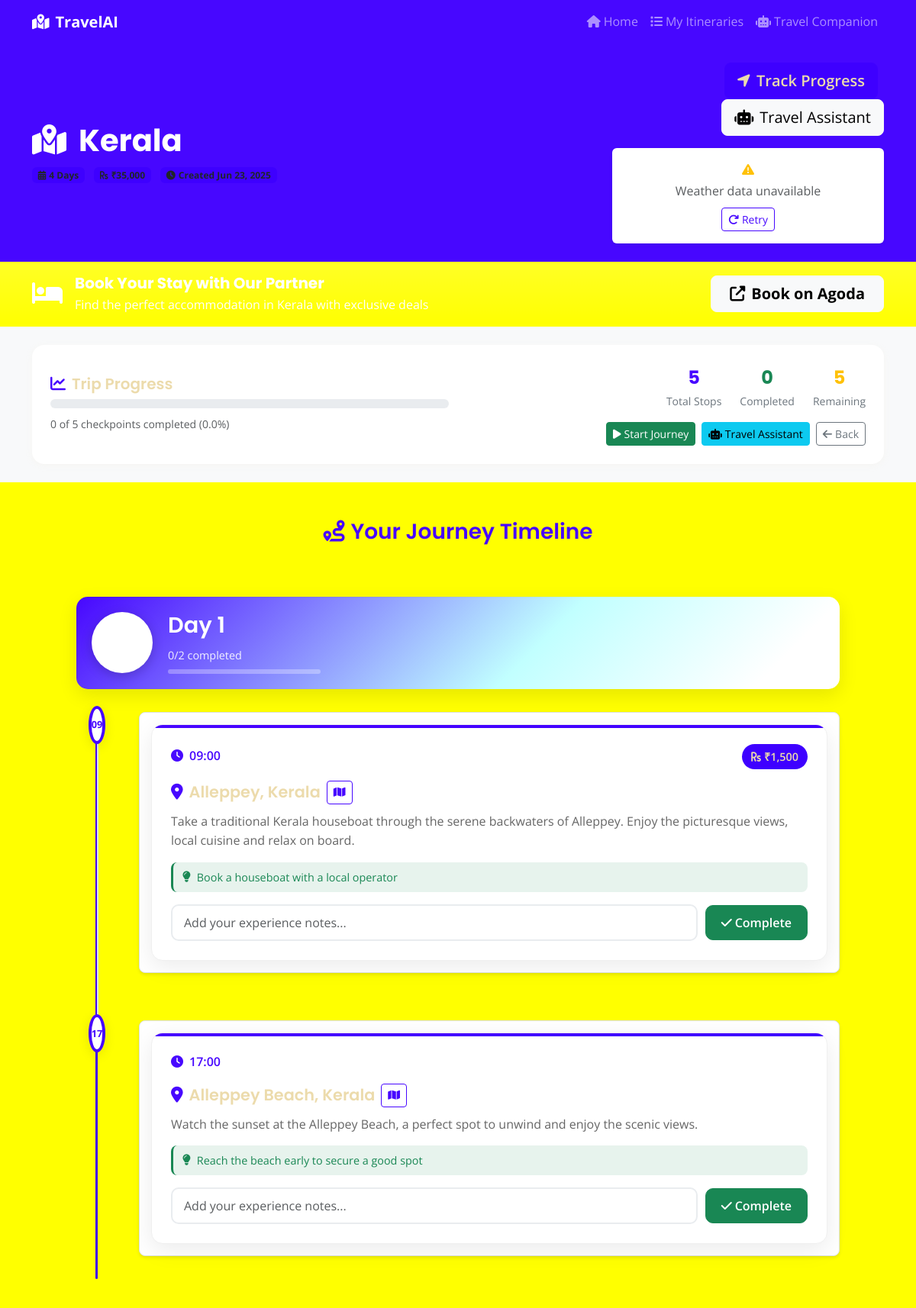
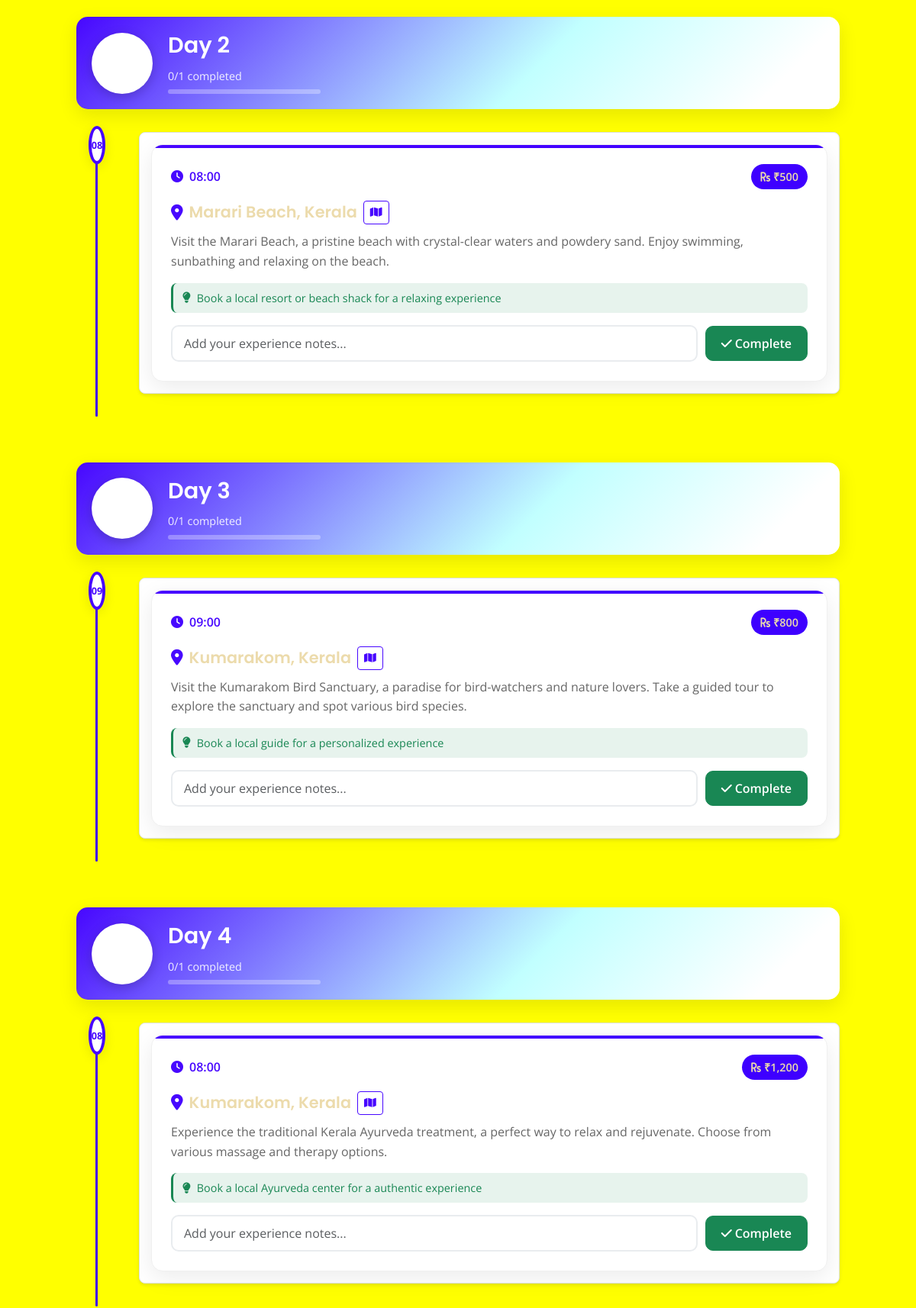
/itinerary/6 (upper part), run on the app's committed database (2 pictures, top to bottom).
### models.py (models this page shows, shortened)
class TravelItinerary(db.Model):
    id = db.Column(db.Integer, primary_key=True)
    destination = db.Column(db.String(200), nullable=False)
    duration = db.Column(db.Integer, nullable=False)  # days
    budget = db.Column(db.Float, nullable=False)
    interests = db.Column(db.Text)  # JSON string of interests
    itinerary_data = db.Column(db.Text)  # JSON string of generated itinerary
    created_at = db.Column(db.DateTime, default=datetime.utcnow)
    checkpoints = db.relationship('Checkpoint', backref='itinerary', lazy=True, cascade='all, delete-orphan')
    def get_itinerary_data(self):
        if self.itinerary_data:
            return json.loads(self.itinerary_data)
        return {}

class Checkpoint(db.Model):
    id = db.Column(db.Integer, primary_key=True)
    itinerary_id = db.Column(db.Integer, db.ForeignKey('travel_itinerary.id'), nullable=False)
    day = db.Column(db.Integer, nullable=False)
    time = db.Column(db.String(10), nullable=False)  # HH:MM format
    location = db.Column(db.String(200), nullable=False)
    activity = db.Column(db.Text, nullable=False)
    estimated_cost = db.Column(db.Float, default=0.0)
    is_completed = db.Column(db.Boolean, default=False)
    completed_at = db.Column(db.DateTime)
    notes = db.Column(db.Text)

### routes.py (the view)
@app.route('/itinerary/<int:itinerary_id>')
def view_itinerary(itinerary_id):
    itinerary = TravelItinerary.query.get_or_404(itinerary_id)
    checkpoints = Checkpoint.query.filter_by(itinerary_id=itinerary_id).order_by(Checkpoint.day, Checkpoint.time).all()
    days_data = {}
    for checkpoint in checkpoints:
        if checkpoint.day not in days_data:
            days_data[checkpoint.day] = []
        days_data[checkpoint.day].append(checkpoint)
    total_checkpoints = len(checkpoints)
    completed_checkpoints = len([c for c in checkpoints if c.is_completed])
    progress_percentage = (completed_checkpoints / total_checkpoints * 100) if total_checkpoints > 0 else 0
    return render_template('itinerary.html',
                         itinerary=itinerary,
                         days_data=days_data,
                         progress_percentage=progress_percentage,
                         total_checkpoints=total_checkpoints,
                         completed_checkpoints=completed_checkpoints)

### templates/itinerary.html (shortened to what this page needs)
{% extends "base.html" %}
{% block content %}
<section class="py-4 bg-primary text-white">
    <div class="container">
        <div class="row align-items-center">
            <div class="col-md-8">
                <h1 class="display-6 fw-bold mb-2">
                    <i class="fas fa-map-marked-alt me-3"></i>{{ itinerary.destination }}
                </h1>
                <div class="itinerary-meta">
                    <span class="badge bg-accent text-dark me-2">
                        <i class="fas fa-calendar-alt me-1"></i>{{ itinerary.duration }} Days
                    </span>
                    <span class="badge bg-accent text-dark me-2">
                        <i class="fas fa-rupee-sign me-1"></i>₹{{ "{:,.0f}".format(itinerary.budget) }}
                    </span>
                    <span class="badge bg-accent text-dark">
                        <i class="fas fa-clock me-1"></i>Created {{ itinerary.created_at.strftime('%b %d, %Y') }}
                    </span>
                </div>
            </div>
            <div class="col-md-4 text-md-end">
                <a href="{{ url_for('tracking', itinerary_id=itinerary.id) }}" class="btn btn-accent btn-lg me-2">
                    <i class="fas fa-location-arrow me-2"></i>Track Progress
                </a>
                <a href="/chatbot/{{ itinerary.id }}" class="btn btn-light btn-lg">
                    <i class="fas fa-robot me-2"></i>Travel Assistant
                </a>
                <div id="react-weather" data-destination="{{ itinerary.destination }}" class="mt-3">
                </div>
            </div>
        </div>
    </div>
</section>
<section class="py-3 bg-gradient" style="background: linear-gradient(135deg, #FF6B6B, #FF8E53);">
    <div class="container">
        <div class="row align-items-center">
            <div class="col-md-8">
                <div class="d-flex align-items-center">
                    <div class="booking-icon me-3">
                        <i class="fas fa-bed text-white" style="font-size: 2rem;"></i>
                    </div>
                    <div>
                        <h5 class="text-white mb-1 fw-bold">Book Your Stay with Our Partner</h5>
                        <p class="text-white mb-0 opacity-90">Find the perfect accommodation in {{ itinerary.destination }} with exclusive deals</p>
                    </div>
                </div>
            </div>
            <div class="col-md-4 text-md-end mt-3 mt-md-0">
                <a href="#"
                   onclick="bookWithAgoda('{{ itinerary.destination }}', '{{ itinerary.duration }}')"
                   class="btn btn-light btn-lg fw-bold px-4">
                    <i class="fas fa-external-link-alt me-2"></i>Book on Agoda
                </a>
            </div>
        </div>
    </div>
</section>
<section class="py-4 bg-light">
    <div class="container">
        <div class="row">
            <div class="col-12">
                <div class="progress-card">
                    <div class="row align-items-center">
                        <div class="col-md-6">
                            <h5 class="mb-2"><i class="fas fa-chart-line me-2 text-primary"></i>Trip Progress</h5>
                            <div class="progress progress-lg mb-2">
                            </div>
                            <small class="text-muted">
                                {{ completed_checkpoints }} of {{ total_checkpoints }} checkpoints completed ({{ "%.1f"|format(progress_percentage) }}%)
                            </small>
                        </div>
                        <div class="col-md-6 text-md-end">
                            <div class="stats-grid">
                                <div class="stat-item">
                                    <div class="stat-number text-primary">{{ total_checkpoints }}</div>
                                    <div class="stat-label">Total Stops</div>
                                </div>
                                <div class="stat-item">
                                    <div class="stat-number text-success">{{ completed_checkpoints }}</div>
                                    <div class="stat-label">Completed</div>
                                </div>
                                <div class="stat-item">
                                    <div class="stat-number text-warning">{{ total_checkpoints - completed_checkpoints }}</div>
                                    <div class="stat-label">Remaining</div>
                                </div>
                            </div>
                            <div class="d-flex gap-2 mt-3 justify-content-md-end">
                                <a href="{{ url_for('tracking', itinerary_id=itinerary.id) }}" class="btn btn-success btn-sm">
                                    <i class="fas fa-play me-1"></i>Start Journey
                                </a>
                                <a href="{{ url_for('chatbot', itinerary_id=itinerary.id) }}" class="btn btn-info btn-sm">
                                    <i class="fas fa-robot me-1"></i>Travel Assistant
                                </a>
                                <a href="{{ url_for('my_itineraries') }}" class="btn btn-outline-secondary btn-sm">
                                    <i class="fas fa-arrow-left me-1"></i>Back
                                </a>
                            </div>
                        </div>
                    </div>
                </div>
            </div>
        </div>
    </div>
</section>
<section class="py-5">
    <div class="container">
        <div class="row">
            <div class="col-12">
                <h3 class="text-primary mb-5 text-center">
                    <i class="fas fa-route me-2"></i>Your Journey Timeline
                </h3>
                <div class="timeline-container">
                    {% for day_num in range(1, itinerary.duration + 1) %}
                    {% set day_data = days_data.get(day_num, []) %}
                    <div class="timeline-day" data-day="{{ day_num }}">
                        <div class="day-header-timeline">
                            <div class="day-circle">
                                <span class="day-number">{{ day_num }}</span>
                            </div>
                            <div class="day-info">
                                <h4 class="day-title">Day {{ day_num }}</h4>
                                {% if day_data %}
                                    {% set day_completed = day_data|selectattr('is_completed')|list|length %}
                                    {% set day_total = day_data|length %}
                                    <div class="day-progress-info">
                                        <span class="progress-text">{{ day_completed }}/{{ day_total }} completed</span>
                                        <div class="progress-bar-custom">
                                        </div>
                                    </div>
                                {% endif %}
                            </div>
                        </div>
                        {% if day_data %}
                        <div class="timeline-activities sortable-checkpoints" data-day="{{ day_num }}">
                            {% for checkpoint in day_data %}
                            <div class="timeline-item {{ 'completed' if checkpoint.is_completed else '' }}" data-checkpoint-id="{{ checkpoint.id }}">
                                <div class="timeline-marker">
                                    <div class="marker-dot {{ 'completed' if checkpoint.is_completed else '' }}">
                                        {% if checkpoint.is_completed %}
                                            <i class="fas fa-check"></i>
                                        {% else %}
                                            <span class="marker-time">{{ checkpoint.time.split(':')[0] }}</span>
                                        {% endif %}
                                    </div>
                                </div>
                                <div class="timeline-content">
                                    <div class="activity-card">
                                        <div class="activity-header">
                                            <div class="activity-time">
                                                <i class="fas fa-clock me-2"></i>{{ checkpoint.time }}
                                            </div>
                                            {% if checkpoint.estimated_cost > 0 %}
                                            <div class="activity-cost">
                                                <i class="fas fa-rupee-sign me-1"></i>₹{{ "{:,.0f}".format(checkpoint.estimated_cost) }}
                                            </div>
                                            {% endif %}
                                        </div>
                                        <div class="activity-main">
                                            <h5 class="activity-location">
                                                <i class="fas fa-map-marker-alt me-2 text-primary"></i>{{ checkpoint.location }}
                                                <button type="button" class="btn btn-outline-primary btn-sm ms-2 map-btn pulse-btn"
                                                        data-location="{{ checkpoint.location }}"
                                                        data-activity="{{ checkpoint.activity }}"
                                                        title="Show on map">
                                                    <i class="fas fa-map"></i>
                                                </button>
                                            </h5>
                                            <p class="activity-description">{{ checkpoint.activity }}</p>
                                        </div>
                                        {% if checkpoint.notes %}
                                            {% set notes_dict = {} %}
                                            {% for note_part in checkpoint.notes.split(', ') %}
                                                {% if ':' in note_part %}
                                                    {% set key, value = note_part.split(':', 1) %}
                                                    {% set _ = notes_dict.update({key: value}) %}
                                                {% endif %}
                                            {% endfor %}
                                            <div class="activity-details">
                                                {% if notes_dict.get('tips') %}
                                                <div class="detail-item travel-tips">
                                                    <i class="fas fa-lightbulb me-2"></i>
                                                    <span>{{ notes_dict.get('tips') }}</span>
                                                </div>
                                                {% endif %}
                                            </div>
                                        {% endif %}
                                        {% if checkpoint.is_completed %}
                                            <div class="completion-status">
                                                <div class="completed-badge">
                                                    <i class="fas fa-check-circle me-2"></i>
                                                    Completed on {{ checkpoint.completed_at.strftime('%b %d at %I:%M %p') }}
                                                </div>
                                            </div>
                                        {% else %}
                                            <div class="completion-form">
                                                <form action="{{ url_for('complete_checkpoint', checkpoint_id=checkpoint.id) }}" method="POST" class="checkpoint-form">
                                                    <div class="form-group">
                                                        <input type="text" class="form-control"
                                                               name="notes"
                                                               placeholder="Add your experience notes...">
                                                        <button type="submit" class="btn btn-success btn-complete">
                                                            <i class="fas fa-check me-1"></i>Complete
                                                        </button>
                                                    </div>
                                                </form>
                                            </div>
                                        {% endif %}
                                    </div>
                                </div>
                            </div>
                            {% endfor %}
                        </div>
                        {% endif %}
                    </div>
                    {% endfor %}
                </div>
            </div>
        </div>
    </div>
</section>
{% endblock %}

### data on the page
TravelItinerary: destination "Kerala", duration 4 (drawn)
Checkpoint: time "09", time "09:00", estimated_cost "1,500", location "Alleppey, Kerala", activity "Take a traditional Kerala houseboat through the serene backwaters of Alleppey. Enjoy the picturesque views, local cuisine and relax on board.", get "Book a houseboat with a local operator"
Checkpoint: time "17", time "17:00", location "Alleppey Beach, Kerala", activity "Watch the sunset at the Alleppey Beach, a perfect spot to unwind and enjoy the scenic views.", get "Reach the beach early to secure a good spot"
Checkpoint: time "08", time "08:00", estimated_cost "500", location "Marari Beach, Kerala", activity "Visit the Marari Beach, a pristine beach with crystal-clear waters and powdery sand. Enjoy swimming, sunbathing and relaxing on the beach.", get "Book a local resort or beach shack for a relaxing experience"
Checkpoint: time "09", time "09:00", estimated_cost "800", location "Kumarakom, Kerala", activity "Visit the Kumarakom Bird Sanctuary, a paradise for bird-watchers and nature lovers. Take a guided tour to explore the sanctuary and spot various bird species.", get "Book a local guide for a personalized experience"
Checkpoint: time "08", time "08:00", estimated_cost "1,200", location "Kumarakom, Kerala", activity "Experience the traditional Kerala Ayurveda treatment, a perfect way to relax and rejuvenate. Choose from various massage and therapy options.", get "Book a local Ayurveda center for a authentic experience"

### other printed values
{{ completed_checkpoints }} "0"
{{ total_checkpoints }} "5"
{{ "%.1f"|format(progress_percentage) }} "0.0"
{{ total_checkpoints - completed_checkpoints }} "5"
{{ day_num }} "1" "2" "3" "4"
{{ day_completed }} "0" "0" "0" "0"
{{ day_total }} "2" "1" "1" "1"
